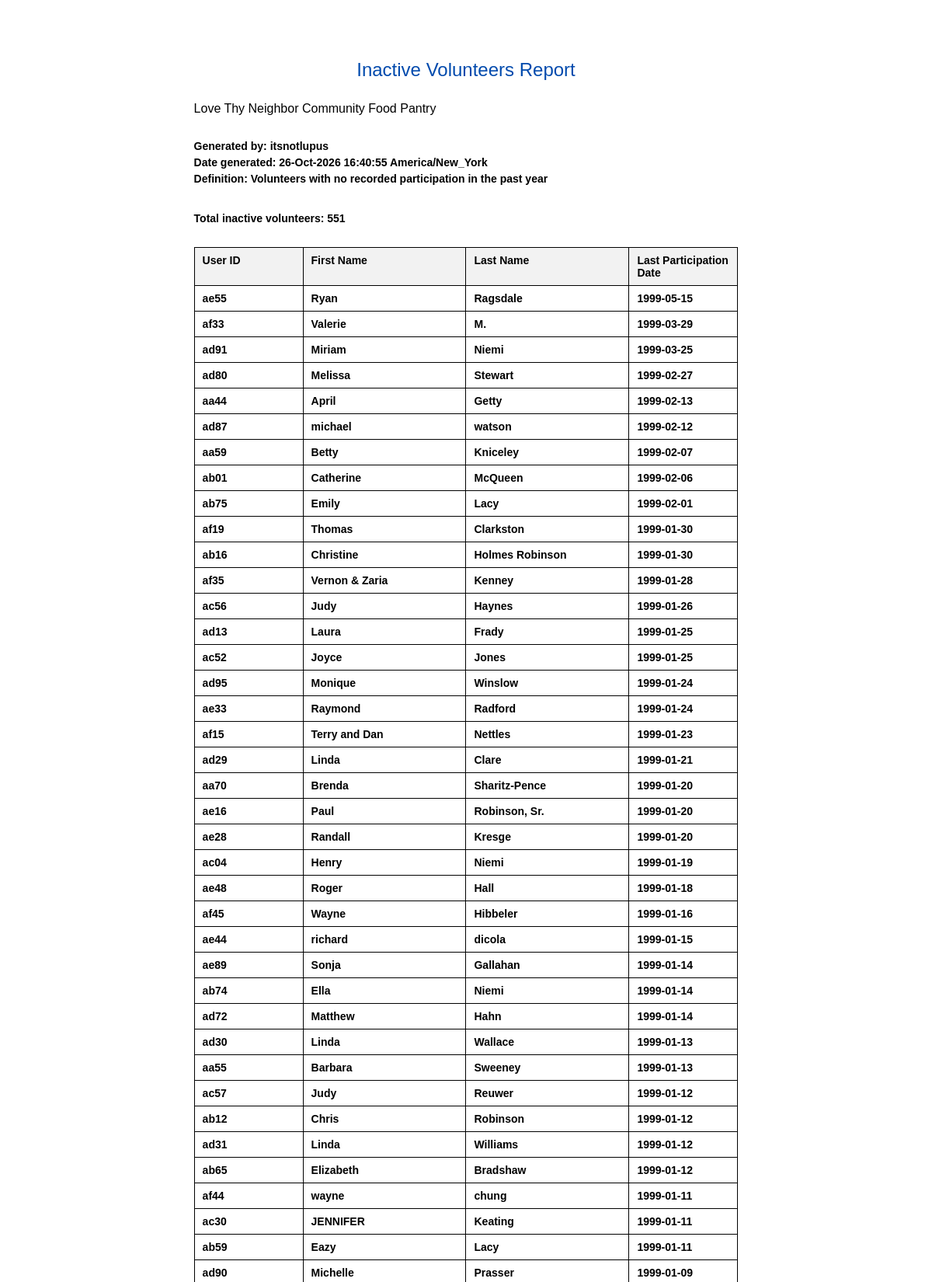
Page /processInactiveVolunteersReport.php (signed in, upper part) on the committed database.
### tables this page shows
CREATE TABLE `dbpersons` (
  `id` varchar(256) NOT NULL,
  `first_name` text NOT NULL,
  `last_name` text,
  `phone_number` varchar(16) NOT NULL,
  `email` text,
  `email_prefs` enum('true','false') DEFAULT NULL,
  `birthday` text,
  `t-shirt_size` text,
  `state` varchar(2) DEFAULT NULL,
  `city` text,
  `street_address` text,
  `zip_code` text,
  `emergency_contact_first_name` text,
  `emergency_contact_phone` varchar(16) DEFAULT NULL,
  `emergency_contact_relation` text,
  `archived` tinyint(1) DEFAULT NULL,
  `password` text,
  `contact_num` varchar(255) DEFAULT 'n/a',
  `contact_method` text,
  `type` text,
  `status` text,
  `photo_release` tinyint(1) DEFAULT '0',
  `community_service` tinyint(1) DEFAULT '0',
  `notes` text,
  PRIMARY KEY (`id`)
);

### database/reports.php (called while the page is built, shortened)
<?php
function getInactiveVolunteers()
{
    $con = connect();
    $querey = "SELECt p.id, p.first_name, p.last_name, DATE_FORMAT(max(h.end_time), '%Y-%m-%d')
                FROM `dbpersons` AS `p`
                LEFT JOIN `dbpersonhours` AS `h` ON p.id = h.personID
                WHERE p.id NOT IN ( SELECT DISTINCT(h.personID) FROM dbpersonhours as h where h.end_time >= ? )
                GROUP BY p.id, p.first_name, p.last_name
                ORDER BY MAX(h.end_time) IS NULL, MAX(h.end_time) DESC;";
    $stmt = $con->prepare($querey);
    $oneyearago = date('Y-m-d', strtotime('-1 year'));
    $stmt->bind_param('s',$oneyearago);
    $stmt->execute();
    $stmt->bind_result($id, $f,$l,$d);
    $rows = [];
    while ($stmt->fetch())
    {
        $rows[] = [$id, $f,$l,$d];
    }
    return $rows;
}

### processInactiveVolunteersReport.php (the view, shortened to what this page needs)
<?php
require_once('database/reports.php');
$admin = $_POST['admin'] ?? $_SESSION['_id'] ?? 'Unknown';
$generatedTime = $_POST['time'] ?? date("d-M-Y H:i:s e");
$inactiveVolunteers = getInactiveVolunteers();
$totalInactive = count($inactiveVolunteers);
?>
<!DOCTYPE html>
<html lang="en">
<head>
    <link href="css/base.css" rel="stylesheet">
    <link href="css/report.css" rel="stylesheet">
</head>
<body>
    <div class="report-page">
        <div class="report-header">
            <h1>Inactive Volunteers Report</h1>
            <h2>Love Thy Neighbor Community Food Pantry</h2>
        </div>
        <div class="report-meta">
            <strong>Generated by:</strong> <?php echo htmlspecialchars($admin); ?><br>
            <strong>Date generated:</strong> <?php echo htmlspecialchars($generatedTime); ?><br>
            <strong>Definition:</strong> Volunteers with no recorded participation in the past year
        </div>
        <div class="report-summary">
            <strong>Total inactive volunteers:</strong> <?php echo $totalInactive; ?>
        </div>
        <?php if ($totalInactive > 0): ?>
            <table class="report-table">
                <thead>
                    <tr>
                        <th style="width: 20%;">User ID</th>
                        <th style="width: 30%;">First Name</th>
                        <th style="width: 30%;">Last Name</th>
                        <th style="width: 40%;">Last Participation Date</th>
                    </tr>
                </thead>
                <tbody>
                    <?php foreach ($inactiveVolunteers as $volunteer): ?>
                        <tr>
                            <td><?php echo htmlspecialchars($volunteer[0]); ?></td>
                            <td><?php echo htmlspecialchars($volunteer[1] ?? ''); ?></td>
                            <td><?php echo htmlspecialchars($volunteer[2] ?? ''); ?></td>
                            <td>
                                <?php
                                    echo !empty($volunteer[3])
                                        ? htmlspecialchars($volunteer[3])
                                        : 'No participation on record';
                                ?>
                            </td>
                        </tr>
                    <?php endforeach; ?>
                </tbody>
            </table>
        <?php else: ?>
            <div class="no-results">
                No inactive volunteers were found.
            </div>
        <?php endif; ?>
    </div>
</body>
</html>

### css/base.css (style rules this page uses)
html, body, header, main, footer, div, span, p, h1, h2, h3, h4, h5, h6, ul, ol, li, input, select, textarea, form, section, label, table, td, tr, th, form, fieldset, em, button, a { padding: 0; margin: 0; font-size: inherit; font-family: inherit; font-weight: inherit; text-decoration: none; font-style: normal; box-sizing: border-box; text-align: left; list-style-type: none; border-spacing: 0; font-weight: bold; }
:root { --page-background-color: #f5f5f7; --page-font-color: rgb(0, 74, 173); --inactive-font-color: #6b6b6b; --inactive-background-color: #eeeeee; --standout-background: #ffffff; --happy-toast-background-color: #7fa88a; --happy-toast-font-color: #ffffff; --info-toast-background-color: #e6e6e6; --info-toast-font-color: #111111; --error-toast-background-color: rgb(203, 37, 26); --error-toast-font-color: #ffffff; --shadow-and-border-color: #d6d6d6; --accent-color: rgb(62, 129, 50); --main-color: rgb(0, 74, 173); --secondary-accent-color: rgb(62, 129, 50); --wv-accent-color: #C9AB81; --wv-accent-foreground: #ffffff; --wv-bg-light: #ffffff; --wv-text-dark: #111111; --wv-muted-text: #6b6b6b; --calendar-event-color: #b0b0b0; --calendar-event-color-hover: var(--accent-color); --calendar-today-border: 2px solid var(--secondary-accent-color); --button-font-color: #ffffff; --button-padding: 0.5rem 1.5rem; --button-border-radius: 0.25rem; --standard-border: 1px solid #cccccc; --light-border: 1px solid var(--shadow-and-border-color); --text-field-border: 2px solid #cccccc; --cancel-button-background-color: var(--main-color); --error-color: rgb(203, 37, 26); font-size: 18px; font-family: Montserrat; font-weight: 300; }
body { background-color: var(--page-background-color); color: var(--page-font-color); font-family: Montserrat; }
h1 { font-size: 1.5rem; font-weight: 500; margin-bottom: 2rem; background-color: var(--page-main-color); color: var(--main-color); width: 100%; text-align: center; padding: 1rem; }
h2 { font-size: 1.5rem; font-weight: 500; }

### css/report.css (style rules this page uses)
body { font-family: Arial, Helvetica, sans-serif; color: #000; background: #fff; margin: 0; padding: 0; }
.report-page { width: 8.5in; min-height: 11in; margin: 0 auto; padding: 0.6in; box-sizing: border-box; background: #fff; }
.report-header { text-align: center; margin-bottom: 0.3in; }
.report-header h1 { margin: 0 0 0.1in 0; font-size: 24px; }
.report-header h2 { margin: 0; font-size: 16px; font-weight: normal; }
.report-meta { margin-bottom: 0.3in; font-size: 14px; line-height: 1.5; }
.report-summary { margin-bottom: 0.25in; font-size: 14px; line-height: 1.7; }
table.report-table { width: 100%; border-collapse: collapse; font-size: 14px; }
table.report-table th, table.report-table td { border: 1px solid #000; padding: 8px 10px; text-align: left; vertical-align: top; }
table.report-table th { background-color: #f2f2f2; }

### rows in the picture
dbpersons: id "ae55", first_name "Ryan", last_name "Ragsdale", volunteer "1999-05-15"
dbpersons: id "af33", first_name "Valerie", last_name "M.", volunteer "1999-03-29"
dbpersons: id "ad91", first_name "Miriam", last_name "Niemi", volunteer "1999-03-25"
dbpersons: id "ad80", first_name "Melissa", last_name "Stewart", volunteer "1999-02-27"
dbpersons: id "aa44", first_name "April", last_name "Getty", volunteer "1999-02-13"
dbpersons: id "ad87", first_name "michael", last_name "watson", volunteer "1999-02-12"
dbpersons: id "aa59", first_name "Betty", last_name "Kniceley", volunteer "1999-02-07"
dbpersons: id "ab01", first_name "Catherine", last_name "McQueen", volunteer "1999-02-06"
dbpersons: id "ab75", first_name "Emily", last_name "Lacy", volunteer "1999-02-01"
dbpersons: id "af19", first_name "Thomas", last_name "Clarkston", volunteer "1999-01-30"
dbpersons: id "ab16", first_name "Christine", last_name "Holmes Robinson", volunteer "1999-01-30"
dbpersons: id "af35", first_name "Vernon & Zaria", last_name "Kenney", volunteer "1999-01-28"
dbpersons: id "ac56", first_name "Judy", last_name "Haynes", volunteer "1999-01-26"
dbpersons: id "ad13", first_name "Laura", last_name "Frady", volunteer "1999-01-25"
dbpersons: id "ac52", first_name "Joyce", last_name "Jones", volunteer "1999-01-25"
dbpersons: id "ad95", first_name "Monique", last_name "Winslow", volunteer "1999-01-24"
dbpersons: id "ae33", first_name "Raymond", last_name "Radford", volunteer "1999-01-24"
dbpersons: id "af15", first_name "Terry and Dan", last_name "Nettles", volunteer "1999-01-23"
dbpersons: id "ad29", first_name "Linda", last_name "Clare", volunteer "1999-01-21"
dbpersons: id "aa70", first_name "Brenda", last_name "Sharitz-Pence", volunteer "1999-01-20"
dbpersons: id "ae16", first_name "Paul", last_name "Robinson, Sr.", volunteer "1999-01-20"
dbpersons: id "ae28", first_name "Randall", last_name "Kresge", volunteer "1999-01-20"
dbpersons: id "ac04", first_name "Henry", last_name "Niemi", volunteer "1999-01-19"
dbpersons: id "ae48", first_name "Roger", last_name "Hall", volunteer "1999-01-18"
dbpersons: id "af45", first_name "Wayne", last_name "Hibbeler", volunteer "1999-01-16"
dbpersons: id "ae44", first_name "richard", last_name "dicola", volunteer "1999-01-15"
dbpersons: id "ae89", first_name "Sonja", last_name "Gallahan", volunteer "1999-01-14"
dbpersons: id "ab74", first_name "Ella", last_name "Niemi", volunteer "1999-01-14"
dbpersons: id "ad72", first_name "Matthew", last_name "Hahn", volunteer "1999-01-14"
dbpersons: id "ad30", first_name "Linda", last_name "Wallace", volunteer "1999-01-13"
dbpersons: id "aa55", first_name "Barbara", last_name "Sweeney", volunteer "1999-01-13"
dbpersons: id "ac57", first_name "Judy", last_name "Reuwer", volunteer "1999-01-12"
dbpersons: id "ab12", first_name "Chris", last_name "Robinson", volunteer "1999-01-12"
dbpersons: id "ad31", first_name "Linda", last_name "Williams", volunteer "1999-01-12"
dbpersons: id "ab65", first_name "Elizabeth", last_name "Bradshaw", volunteer "1999-01-12"
dbpersons: id "af44", first_name "wayne", last_name "chung", volunteer "1999-01-11"
dbpersons: id "ac30", first_name "JENNIFER", last_name "Keating", volunteer "1999-01-11"
dbpersons: id "ab59", first_name "Eazy", last_name "Lacy", volunteer "1999-01-11"
dbpersons: id "ad90", first_name "Michelle", last_name "Prasser", volunteer "1999-01-09"

### other values in the picture
$admin "itsnotlupus"
$totalInactive "551"
